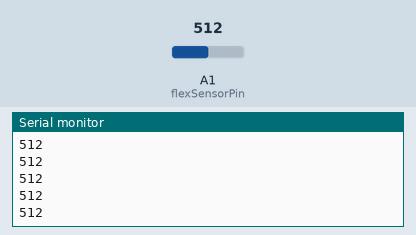
Recording of a sketch running on a simulated Arduino Uno, built with avr-gcc and run on an emulated ATmega328P. On the bench: the last lines printed to the serial monitor. The inputs (shaded band) are chosen by the test bench; at power-on: A1 (flexSensorPin) = 512.

Above: at 1.2 s.
1.3 s: A1 (flexSensorPin) set to 716
At 1.9 s:
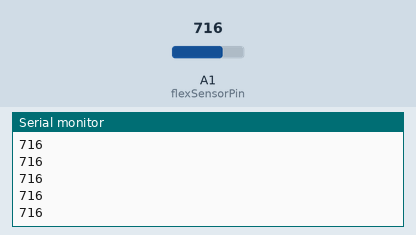
2.8 s: A1 (flexSensorPin) set to 900
At 3.3 s:
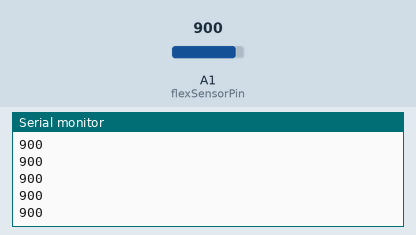
Timing chart, 0 to 5.8 s (numbered marks = the images above; inputs shaded):
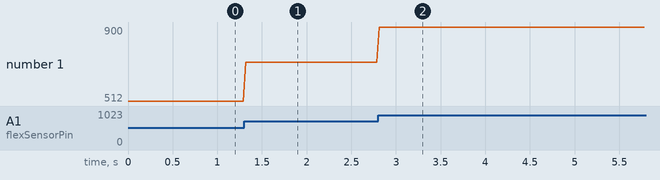

Measured:
- after the input at 1.3 s, the serial monitor: prints a new line at once (image 1)
- after the input at 2.8 s, the serial monitor: prints a new line at once (image 2)
- plotted number 1: 512 → 716 after the input at 1.3 s, 716 → 900 after the input at 2.8 s

The sketch:

flexsensor.ino
```cpp
int flexSensorPin = A1; //analog pin 0

void setup(){
  Serial.begin(9600);
}

void loop(){
  int flexSensorReading = analogRead(flexSensorPin);

  Serial.println(flexSensorReading);


  //In my tests I was getting a reading on the arduino between 512, and 614.
  //Using map(), you can convert that to a larger range like 0-100.
  int flex0to100 = map(flexSensorReading, 290, 310, 0, 100);
  //Serial.println(flex0to100);

  delay(25); //just here to slow down the output for easier reading
}
```
